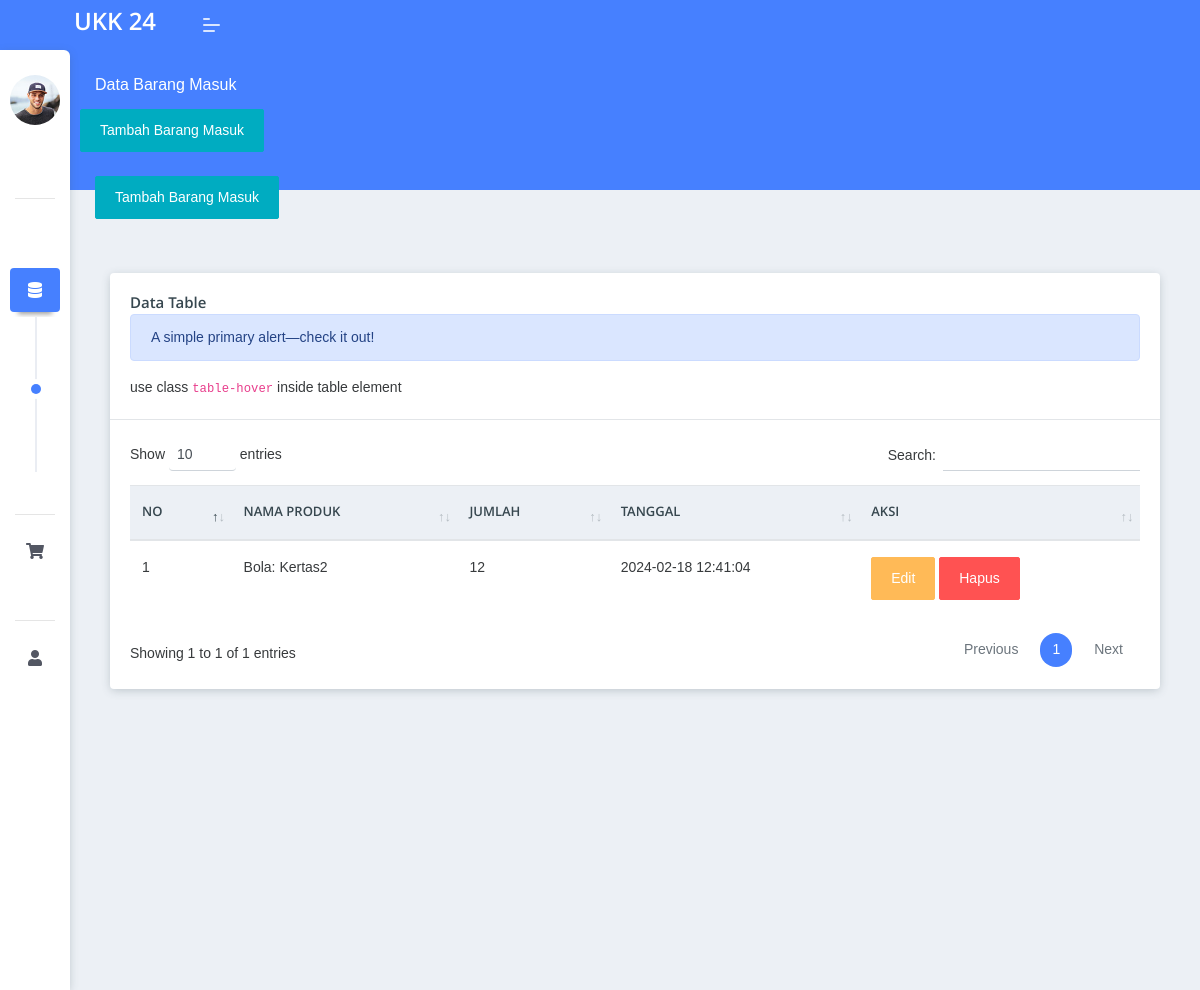
Page /masuk.php (signed in) on the committed database.
### tables this page shows
CREATE TABLE `masuk` (
  `IDMasuk` int(11) NOT NULL,
  `ProdukID` int(11) NOT NULL,
  `JumlahProduk` int(11) NOT NULL,
  `TanggalMasuk` timestamp NOT NULL DEFAULT CURRENT_TIMESTAMP ON UPDATE CURRENT_TIMESTAMP
);

CREATE TABLE `produk` (
  `ProdukID` int(11) NOT NULL,
  `NamaProduk` varchar(255) NOT NULL,
  `Harga` decimal(10,2) NOT NULL,
  `Stok` int(11) NOT NULL,
  `Deskripsi` varchar(50) NOT NULL
);

### masuk.php (the view, shortened to what this page needs)
<?php
    require 'koneksi.php';
?>
<!DOCTYPE html>
<html lang="en">
<head>
    <link rel="stylesheet" href="assets/css/style.css">
    <link href="vendor/datatables/dataTables.bootstrap4.min.css" rel="stylesheet">
<link href="https://cdn.jsdelivr.net/npm/simple-datatables@7.1.2/dist/style.min.css" rel="stylesheet" />
</head>
<body class="">
	<nav class="pcoded-navbar menu-light ">
		<div class="navbar-wrapper  ">
            <?php
            include "./sidebar.php"
            ?>
		</div>
	</nav>
	<header class="navbar pcoded-header navbar-expand-lg navbar-light header-blue">
    <?php
            include "./header.php"
    ?>
	</header>
<div class="pcoded-main-container">
    <div class="pcoded-content">
        <div class="page-header">
            <div class="page-block">
                <div class="row align-items-center">
                    <div class="col-md-12">
                        <div class="page-header-title">
                            <h5 class="m-b-10">Data Barang Masuk</h5>
                    </div>
                </div>
            </div>
        </div>
        <div class="row">
                 <button type="button" class="btn btn-info mb-4" data-bs-toggle="modal" data-bs-target="#myModal">
                    Tambah Barang Masuk
                </button>
            </div>
                 <button type="button" class="btn btn-info mb-4" data-bs-toggle="modal" data-bs-target="#myModal">
                    Tambah Barang Masuk
                </button>
        </div>
    <div class="col-xl-12">
                <div class="card">
                    <div class="card-header">
                        <h5>Data Table</h5>
                        <div class="alert alert-primary" role="alert">
							A simple primary alert—check it out!
						</div>
                        <span class="d-block m-t-5">use class <code>table-hover</code> inside table element</span>
                    </div>
                    <div class="card-body table-border-style">
                        <div class="table-responsive">
                            <table id="dataTable" class="table table-hover">
                                <thead>
                                    <tr>
                                        <th>No</th>
                                        <th>Nama Produk</th>
                                        <th>Jumlah</th>
                                        <th>Tanggal</th>
                                        <th>Aksi</th>
                                    </tr>
                                </thead>
                                <tbody>
                                <?php
                                    $get = mysqli_query($c, "SELECT * FROM masuk m, produk p WHERE m.ProdukID = p.ProdukID");
                                    if ($get === false) {
                                        echo "Error: " . mysqli_error($c);
                                    } else {
                                        $i = 1;
                                        while ($p = mysqli_fetch_array($get)) {
                                            $idmasuk = $p['IDMasuk'];
                                            $namaproduk = $p['NamaProduk'];
                                            $deskripsi = $p['Deskripsi'];
                                            $qty = $p['JumlahProduk'];
                                            $tanggal = $p['TanggalMasuk'];
                                ?>
                                            <tr>
                                                <td><?= $i++; ?></td>
                                                <td><?= $namaproduk; ?>: <?= $deskripsi; ?></td>
                                                <td><?= $qty; ?></td>
                                                <td><?= $tanggal; ?></td>
                                                <td>
                                                    <button type="button" class="btn btn-warning mb-2" data-bs-toggle="modal" data-bs-target="#editbarangmasuk<?=$idmasuk?>">
                                                        Edit
                                                    </button>
                                                    <button type="button" class="btn btn-danger mb-2" data-bs-toggle="modal" data-bs-target="#delete<?=$idmasuk;?>">
                                                        Hapus
                                                    </button>
                                                </td>
                                            </tr>
                                            <?php
                                         }
                                        }
                                        ?>
                                </tbody>
                            </table>
                        </div>
                    </div>
                </div>
            </div>
</div>
</body>
</html>

### rows in the picture
masuk: ProdukID.NamaProduk "Bola", ProdukID.Deskripsi "Kertas2", JumlahProduk "12", TanggalMasuk "2024-02-18 12:41:04"
